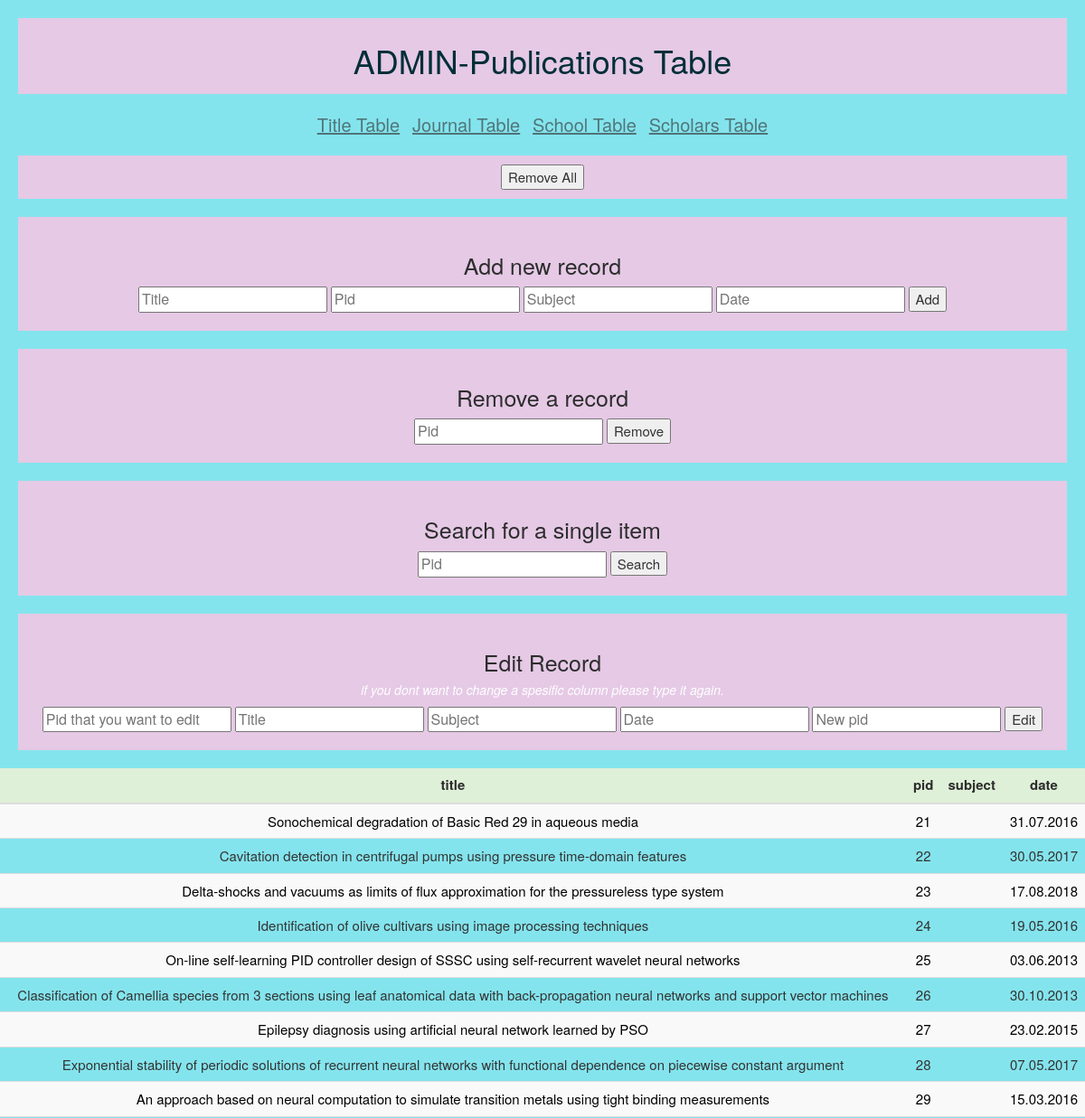
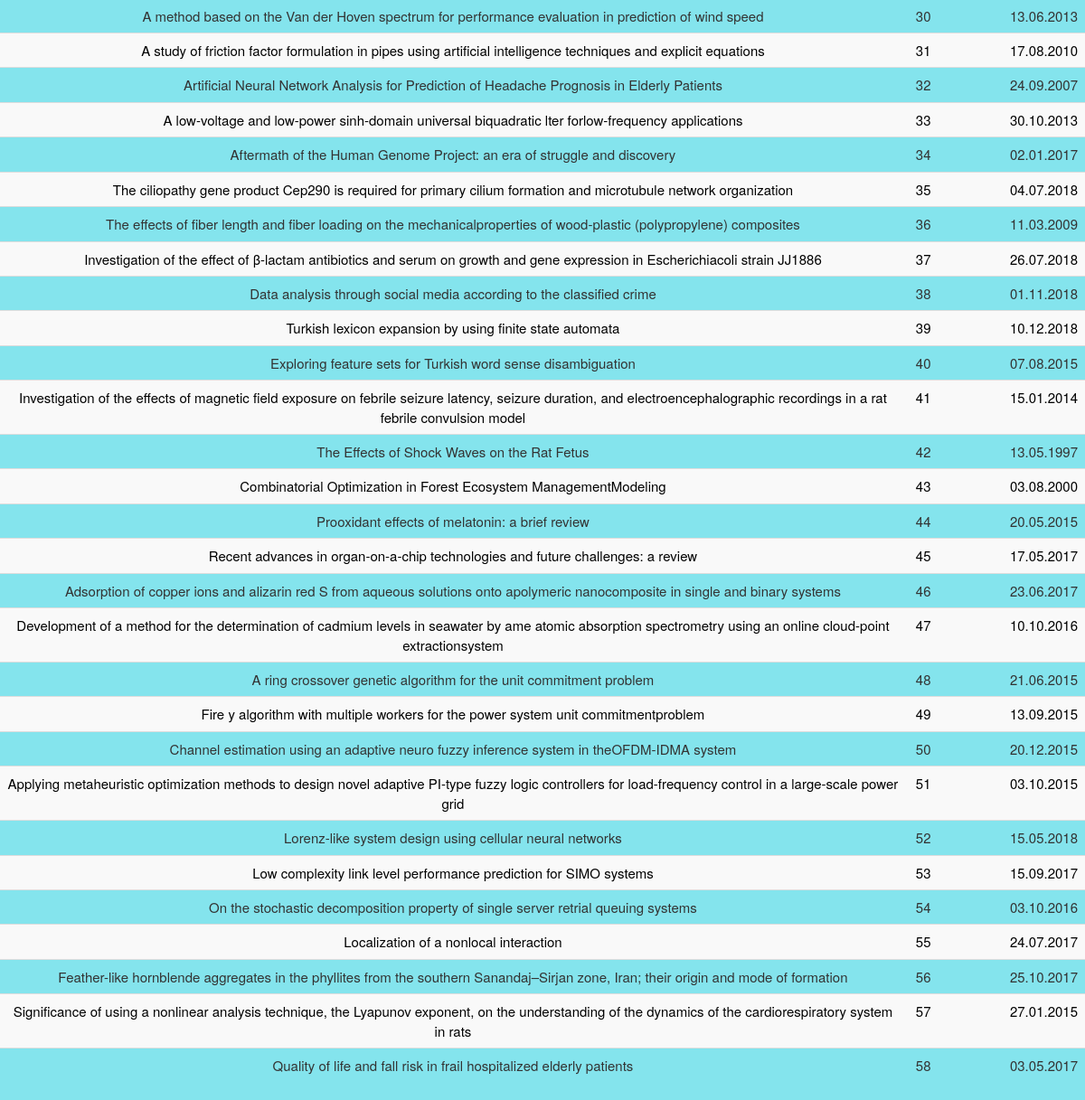
Screenshot of /WebPage/admin.php with the database file from the repository (2 pictures, top to bottom).
### tables this page shows
CREATE TABLE `publications` (
  `title` char(200) DEFAULT NULL,
  `pid` int(11) NOT NULL,
  `subject` char(200) DEFAULT NULL,
  `date` char(20) DEFAULT NULL
);

### WebPage/admin.php (the view, shortened to what this page needs)
<!DOCTYPE html>
<html lang="en" dir="ltr">
  <head>
    <link rel="stylesheet" href="https://maxcdn.bootstrapcdn.com/bootstrap/3.3.7/css/bootstrap.min.css">
    <link rel="stylesheet" href="journaladmincss.css">
  </head>
  <body>
    <?php
    $link = mysqli_connect("localhost", "root", "", "Project");
    $check = mysqli_query($link,"SELECT * FROM publications  ");
    $myarr=array();
    while($row = mysqli_fetch_array($check))
    {
    array_push($myarr, $row);
    }
    	?>
      <div class="title">
    <h1 class="h1"> ADMIN-Publications Table</h1>
  </div>
  <div class="otherpages">
    <a href="titleadmin.php">Title Table</a>
    <a href="journaladmin.php">Journal Table</a>
    <a href="schooladmin.php">School Table</a>
    <a href="scholarsadmin.php">Scholars Table</a>
  </div>
  <div class="removebutton">
    <form class="removeall" action="admin.php" method="get">
        <button type="submit" id="removeallbtn" name="removeall">Remove All</button>
      </form>
    </div>
    <form class="" action="admin.php" method="get">
      <div class="add">
        <h3>Add new record</h3>
        <input type="text" id="task" placeholder="Title" name="title1" autocomplete="off"  >
        <input type="text" id="task" placeholder="Pid" name="pid1" autocomplete="off"  >
        <input type="text" id="task" placeholder="Subject" name="subject1" autocomplete="off"  >
        <input type="text" id="task" placeholder="Date" name="date1" autocomplete="off"  >
        <button type="submit" name="add1">Add</button>
      </div>
      <div class="remove">
        <h3>Remove a record</h3>
        <input type="text" id="task" placeholder="Pid" name="pidremove1" autocomplete="off"  >
        <button type="submit" name="remove1">Remove</button>
      </div>
      <div class="singleitem">
        <h3>Search for a single item</h3>
        <input type="text" id="task" placeholder="Pid" name="pidsingle1" autocomplete="off"  >
        <button type="submit" name="search1">Search</button>
      </div>
      <div class="edit">
        <h3>Edit Record</h3>
        <h5>if you dont want to change a spesific column please type it again.</h5>
          <input type="text" id="task" placeholder="Pid that you want to edit" name="pid2" autocomplete="off"  >
        <input type="text" id="task" placeholder="Title" name="title2" autocomplete="off"  >
        <input type="text" id="task" placeholder="Subject" name="subject2" autocomplete="off"  >
        <input type="text" id="task" placeholder="Date" name="date2" autocomplete="off"  >
        <input type="text" id="task" placeholder="New pid" name="pid3" autocomplete="off"  >
        <button type="submit" name="edit1">Edit</button>
      </div>
</form>
    <body style=>
    <table class="table">
                <thead>
                    <tr class="success">
                        <th>title</th>
                          <th>pid</th>
                        <th>subject</th>
                        <th>date</th>
                    </tr>
                </thead>
                <tbody>
    				<?php
    				$row_number=count($myarr);
    				for($i=0;$i<$row_number;$i++)
    				{
    					$title=$myarr[$i]['title'];
              	$pid=$myarr[$i]['pid'];
              $subject=$myarr[$i]['subject'];
              $date=$myarr[$i]['date'];
    				echo "<tr>";
    					echo "<td>" .$title.  "</td>";
              echo "<td>" .$pid.  "</td>";
              echo "<td>".$subject .  "</td>";
    					echo"<td> " .$date.  "</td>";
            echo "</tr>";
    				}
    				?>
    				</tbody>
    </table>
  </body>
</html>

### WebPage/journaladmincss.css (style rules this page uses)
.title { text-align: center; color:#012e38; font-weight: bold; margin: 20px; padding: 7px; background-color: #e5c9e5; }
.removebutton { background-color: #e5c9e5; margin: 20px; padding: 10px; }
a { font-size: 20px; text-decoration: underline; padding: 5px; color: #2D2D2D; }
.otherpages { margin: 20px; text-align: center; opacity: 0.6; }
h3 { font-size: 25px; color: white; }
#task { font-size: 16px; }
body { background-color:#84e4ed ; }
.removebutton { text-align: center; margin: 20px; }
button { font-size: 15px; }
table { padding: 20px; text-align: center; font-size: 15px; }
h5 { font-style: italic; color: white; }
th { color: #2D2D2D; text-align: center; }
tr:nth-child(odd) { background: #f9f9f9; color: black; }
.add { margin: 20px; background-color: #e5c9e5; text-align: center; padding:20px; }
.remove { background-color: #e5c9e5; padding:20px; text-align: center; margin: 20px; }
.singleitem { background-color: #e5c9e5; padding:20px; text-align: center; margin: 20px; }
h3 { color: #2D2D2D; }
.edit { background-color: #e5c9e5; padding:20px; text-align: center; margin: 20px; }

### rows the page displays
publications: title "Sonochemical degradation of Basic Red 29 in aqueous media", pid "21", date "31.07.2016"
publications: title "Cavitation detection in centrifugal pumps using pressure time-domain features", pid "22", date "30.05.2017"
publications: title "Delta-shocks and vacuums as limits of flux approximation for the pressureless type system", pid "23", date "17.08.2018"
publications: title "Identification of olive cultivars using image processing techniques", pid "24", date "19.05.2016"
publications: title "On-line self-learning PID controller design of SSSC using self-recurrent wavelet neural networks", pid "25", date "03.06.2013"
publications: title "Classification of Camellia species from 3 sections using leaf anatomical data with back-propagation neural networks and support vector machines", pid "26", date "30.10.2013"
publications: title "Epilepsy diagnosis using artificial neural network learned by PSO", pid "27", date "23.02.2015"
publications: title "Exponential stability of periodic solutions of recurrent neural networks with functional dependence on piecewise constant argument", pid "28", date "07.05.2017"
publications: title "An approach based on neural computation to simulate transition metals using tight binding measurements", pid "29", date "15.03.2016"
publications: title "A method based on the Van der Hoven spectrum for performance evaluation in prediction of wind speed", pid "30", date "13.06.2013"
publications: title "A study of friction factor formulation in pipes using artificial intelligence techniques and explicit equations", pid "31", date "17.08.2010"
publications: title "Artificial Neural Network Analysis for Prediction of Headache Prognosis in Elderly Patients", pid "32", date "24.09.2007"
publications: title "A low-voltage and low-power sinh-domain universal biquadratic lter forlow-frequency applications", pid "33", date "30.10.2013"
publications: title "Aftermath of the Human Genome Project: an era of struggle and discovery", pid "34", date "02.01.2017"
publications: title "The ciliopathy gene product Cep290 is required for primary cilium formation and microtubule network organization", pid "35", date "04.07.2018"
publications: title "The effects of fiber length and fiber loading on the mechanicalproperties of wood-plastic (polypropylene) composites", pid "36", date "11.03.2009"
publications: title "Investigation of the effect of β-lactam antibiotics and serum on growth and gene expression in Escherichiacoli strain JJ1886", pid "37", date "26.07.2018"
publications: title "Data analysis through social media according to the classified crime", pid "38", date "01.11.2018"
publications: title "Turkish lexicon expansion by using finite state automata", pid "39", date "10.12.2018"
publications: title "Exploring feature sets for Turkish word sense disambiguation", pid "40", date "07.08.2015"
publications: title "Investigation of the effects of magnetic field exposure on febrile seizure latency, seizure duration, and electroencephalographic recordings in a rat febrile convulsion model", pid "41", date "15.01.2014"
publications: title "The Effects of Shock Waves on the Rat Fetus", pid "42", date "13.05.1997"
publications: title "Combinatorial Optimization in Forest Ecosystem ManagementModeling", pid "43", date "03.08.2000"
publications: title "Prooxidant effects of melatonin: a brief review", pid "44", date "20.05.2015"
publications: title "Recent advances in organ-on-a-chip technologies and future challenges: a review", pid "45", date "17.05.2017"
publications: title "Adsorption of copper ions and alizarin red S from aqueous solutions onto apolymeric nanocomposite in single and binary systems", pid "46", date "23.06.2017"
publications: title "Development of a method for the determination of cadmium levels in seawater by ame atomic absorption spectrometry using an online cloud-point extractionsystem", pid "47", date "10.10.2016"
publications: title "A ring crossover genetic algorithm for the unit commitment problem", pid "48", date "21.06.2015"
publications: title "Fire y algorithm with multiple workers for the power system unit commitmentproblem", pid "49", date "13.09.2015"
publications: title "Channel estimation using an adaptive neuro fuzzy inference system in theOFDM-IDMA system", pid "50", date "20.12.2015"
publications: title "Applying metaheuristic optimization methods to design novel adaptive PI-type fuzzy logic controllers for load-frequency control in a large-scale power grid", pid "51", date "03.10.2015"
publications: title "Lorenz-like system design using cellular neural networks", pid "52", date "15.05.2018"
publications: title "Low complexity link level performance prediction for SIMO systems", pid "53", date "15.09.2017"
publications: title "On the stochastic decomposition property of single server retrial queuing systems", pid "54", date "03.10.2016"
publications: title "Localization of a nonlocal interaction", pid "55", date "24.07.2017"
publications: title "Feather-like hornblende aggregates in the phyllites from the southern Sanandaj–Sirjan zone, Iran; their origin and mode of formation", pid "56", date "25.10.2017"
publications: title "Significance of using a nonlinear analysis technique, the Lyapunov exponent, on the understanding of the dynamics of the cardiorespiratory system in rats", pid "57", date "27.01.2015"
publications: title "Quality of life and fall risk in frail hospitalized elderly patients", pid "58", date "03.05.2017"
